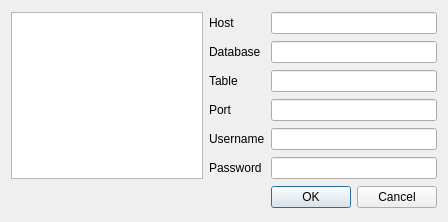
<?xml version="1.0" encoding="UTF-8"?>
<ui version="4.0">
 <class>Dialog</class>
 <widget class="QDialog" name="Dialog">
  <property name="geometry">
   <rect>
    <x>0</x>
    <y>0</y>
    <width>448</width>
    <height>222</height>
   </rect>
  </property>
  <property name="windowTitle">
   <string>Dialog</string>
  </property>
  <layout class="QGridLayout" name="gridLayout">
   <item row="1" column="1">
    <widget class="QLabel" name="label_2">
     <property name="text">
      <string>Database</string>
     </property>
     <property name="buddy">
      <cstring>txt_database</cstring>
     </property>
    </widget>
   </item>
   <item row="2" column="1">
    <widget class="QLabel" name="label_3">
     <property name="text">
      <string>Table</string>
     </property>
     <property name="buddy">
      <cstring>txt_table</cstring>
     </property>
    </widget>
   </item>
   <item row="2" column="2">
    <widget class="QLineEdit" name="txt_table"/>
   </item>
   <item row="5" column="2">
    <widget class="QLineEdit" name="txt_password"/>
   </item>
   <item row="0" column="1">
    <widget class="QLabel" name="label">
     <property name="text">
      <string>Host</string>
     </property>
     <property name="buddy">
      <cstring>txt_host</cstring>
     </property>
    </widget>
   </item>
   <item row="1" column="2">
    <widget class="QLineEdit" name="txt_database"/>
   </item>
   <item row="0" column="2">
    <widget class="QLineEdit" name="txt_host"/>
   </item>
   <item row="5" column="1">
    <widget class="QLabel" name="label_6">
     <property name="text">
      <string>Password</string>
     </property>
     <property name="buddy">
      <cstring>txt_password</cstring>
     </property>
    </widget>
   </item>
   <item row="6" column="2">
    <widget class="QDialogButtonBox" name="buttonBox">
     <property name="orientation">
      <enum>Qt::Horizontal</enum>
     </property>
     <property name="standardButtons">
      <set>QDialogButtonBox::Cancel|QDialogButtonBox::Ok</set>
     </property>
    </widget>
   </item>
   <item row="3" column="1">
    <widget class="QLabel" name="label_4">
     <property name="text">
      <string>Port</string>
     </property>
     <property name="buddy">
      <cstring>txt_port</cstring>
     </property>
    </widget>
   </item>
   <item row="4" column="1">
    <widget class="QLabel" name="label_5">
     <property name="text">
      <string>Username</string>
     </property>
     <property name="buddy">
      <cstring>txt_username</cstring>
     </property>
    </widget>
   </item>
   <item row="3" column="2">
    <widget class="QLineEdit" name="txt_port"/>
   </item>
   <item row="4" column="2">
    <widget class="QLineEdit" name="txt_username"/>
   </item>
   <item row="0" column="0" rowspan="6">
    <widget class="QListWidget" name="listWidget"/>
   </item>
  </layout>
 </widget>
 <resources/>
 <connections>
  <connection>
   <sender>buttonBox</sender>
   <signal>accepted()</signal>
   <receiver>Dialog</receiver>
   <slot>accept()</slot>
   <hints>
    <hint type="sourcelabel">
     <x>438</x>
     <y>208</y>
    </hint>
    <hint type="destinationlabel">
     <x>157</x>
     <y>221</y>
    </hint>
   </hints>
  </connection>
  <connection>
   <sender>buttonBox</sender>
   <signal>rejected()</signal>
   <receiver>Dialog</receiver>
   <slot>reject()</slot>
   <hints>
    <hint type="sourcelabel">
     <x>438</x>
     <y>208</y>
    </hint>
    <hint type="destinationlabel">
     <x>286</x>
     <y>221</y>
    </hint>
   </hints>
  </connection>
  <connection>
   <sender>listWidget</sender>
   <signal>currentRowChanged(int)</signal>
   <receiver>Dialog</receiver>
   <slot>populateFields()</slot>
   <hints>
    <hint type="sourcelabel">
     <x>140</x>
     <y>106</y>
    </hint>
    <hint type="destinationlabel">
     <x>701</x>
     <y>557</y>
    </hint>
   </hints>
  </connection>
 </connections>
 <slots>
  <slot>populateFields()</slot>
 </slots>
</ui>
